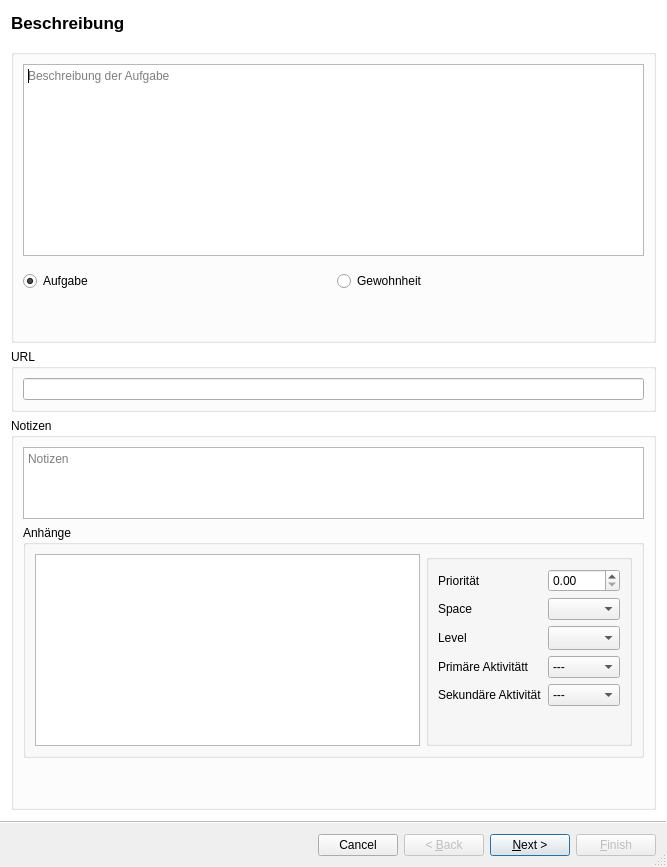
<?xml version="1.0" encoding="UTF-8"?>
<ui version="4.0">
 <class>Wizard</class>
 <widget class="QWizard" name="Wizard">
  <property name="geometry">
   <rect>
    <x>0</x>
    <y>0</y>
    <width>667</width>
    <height>833</height>
   </rect>
  </property>
  <property name="windowTitle">
   <string>Bearbeite Aufgabe</string>
  </property>
  <property name="sizeGripEnabled">
   <bool>true</bool>
  </property>
  <property name="modal">
   <bool>true</bool>
  </property>
  <property name="wizardStyle">
   <enum>QWizard::ModernStyle</enum>
  </property>
  <property name="options">
   <set>QWizard::CancelButtonOnLeft|QWizard::HaveFinishButtonOnEarlyPages|QWizard::HaveNextButtonOnLastPage</set>
  </property>
  <widget class="QWizardPage" name="page_basics">
   <property name="title">
    <string>Beschreibung</string>
   </property>
   <layout class="QVBoxLayout" name="verticalLayout_2">
    <item>
     <widget class="QGroupBox" name="groupBox">
      <property name="sizePolicy">
       <sizepolicy hsizetype="Preferred" vsizetype="MinimumExpanding">
        <horstretch>0</horstretch>
        <verstretch>0</verstretch>
       </sizepolicy>
      </property>
      <property name="title">
       <string/>
      </property>
      <layout class="QVBoxLayout" name="verticalLayout">
       <item>
        <widget class="QPlainTextEdit" name="desc">
         <property name="sizePolicy">
          <sizepolicy hsizetype="Expanding" vsizetype="Fixed">
           <horstretch>0</horstretch>
           <verstretch>0</verstretch>
          </sizepolicy>
         </property>
         <property name="maximumSize">
          <size>
           <width>16777215</width>
           <height>500</height>
          </size>
         </property>
         <property name="mouseTracking">
          <bool>true</bool>
         </property>
         <property name="tabletTracking">
          <bool>true</bool>
         </property>
         <property name="autoFillBackground">
          <bool>true</bool>
         </property>
         <property name="frameShadow">
          <enum>QFrame::Plain</enum>
         </property>
         <property name="verticalScrollBarPolicy">
          <enum>Qt::ScrollBarAlwaysOff</enum>
         </property>
         <property name="horizontalScrollBarPolicy">
          <enum>Qt::ScrollBarAlwaysOff</enum>
         </property>
         <property name="tabChangesFocus">
          <bool>true</bool>
         </property>
         <property name="textInteractionFlags">
          <set>Qt::TextEditorInteraction</set>
         </property>
         <property name="backgroundVisible">
          <bool>false</bool>
         </property>
         <property name="centerOnScroll">
          <bool>false</bool>
         </property>
         <property name="placeholderText">
          <string>Beschreibung der Aufgabe</string>
         </property>
        </widget>
       </item>
       <item>
        <layout class="QHBoxLayout" name="horizontalLayout_3">
         <property name="topMargin">
          <number>9</number>
         </property>
         <item>
          <widget class="QRadioButton" name="is_task">
           <property name="text">
            <string>Aufgabe</string>
           </property>
           <property name="checked">
            <bool>true</bool>
           </property>
           <attribute name="buttonGroup">
            <string notr="true">task_or_habit</string>
           </attribute>
          </widget>
         </item>
         <item>
          <widget class="QRadioButton" name="is_habit">
           <property name="text">
            <string>Gewohnheit</string>
           </property>
           <attribute name="buttonGroup">
            <string notr="true">task_or_habit</string>
           </attribute>
          </widget>
         </item>
        </layout>
       </item>
       <item>
        <spacer name="verticalSpacer_2">
         <property name="orientation">
          <enum>Qt::Vertical</enum>
         </property>
         <property name="sizeHint" stdset="0">
          <size>
           <width>20</width>
           <height>40</height>
          </size>
         </property>
        </spacer>
       </item>
      </layout>
     </widget>
    </item>
    <item>
     <widget class="QGroupBox" name="groupBox_7">
      <property name="title">
       <string>URL</string>
      </property>
      <layout class="QVBoxLayout" name="verticalLayout_5">
       <item>
        <widget class="QLineEdit" name="url"/>
       </item>
      </layout>
     </widget>
    </item>
    <item>
     <widget class="QGroupBox" name="groupBox_5">
      <property name="sizePolicy">
       <sizepolicy hsizetype="Preferred" vsizetype="MinimumExpanding">
        <horstretch>0</horstretch>
        <verstretch>0</verstretch>
       </sizepolicy>
      </property>
      <property name="title">
       <string>Notizen</string>
      </property>
      <layout class="QVBoxLayout" name="verticalLayout_3">
       <item>
        <widget class="QPlainTextEdit" name="notes">
         <property name="sizePolicy">
          <sizepolicy hsizetype="Expanding" vsizetype="Maximum">
           <horstretch>0</horstretch>
           <verstretch>0</verstretch>
          </sizepolicy>
         </property>
         <property name="sizeAdjustPolicy">
          <enum>QAbstractScrollArea::AdjustToContentsOnFirstShow</enum>
         </property>
         <property name="textInteractionFlags">
          <set>Qt::LinksAccessibleByKeyboard|Qt::LinksAccessibleByMouse|Qt::TextBrowserInteraction|Qt::TextEditable|Qt::TextEditorInteraction|Qt::TextSelectableByKeyboard|Qt::TextSelectableByMouse</set>
         </property>
         <property name="placeholderText">
          <string>Notizen</string>
         </property>
        </widget>
       </item>
       <item>
        <widget class="QGroupBox" name="groupBox_6">
         <property name="sizePolicy">
          <sizepolicy hsizetype="Preferred" vsizetype="MinimumExpanding">
           <horstretch>0</horstretch>
           <verstretch>0</verstretch>
          </sizepolicy>
         </property>
         <property name="title">
          <string>Anhänge</string>
         </property>
         <layout class="QHBoxLayout" name="horizontalLayout">
          <item>
           <widget class="QListView" name="attachments">
            <property name="sizePolicy">
             <sizepolicy hsizetype="Expanding" vsizetype="Minimum">
              <horstretch>0</horstretch>
              <verstretch>0</verstretch>
             </sizepolicy>
            </property>
           </widget>
          </item>
          <item>
           <widget class="QGroupBox" name="groupBox_9">
            <property name="sizePolicy">
             <sizepolicy hsizetype="Preferred" vsizetype="MinimumExpanding">
              <horstretch>0</horstretch>
              <verstretch>0</verstretch>
             </sizepolicy>
            </property>
            <property name="title">
             <string/>
            </property>
            <layout class="QFormLayout" name="formLayout_2">
             <item row="0" column="0">
              <widget class="QLabel" name="label">
               <property name="text">
                <string>Priorität</string>
               </property>
               <property name="buddy">
                <cstring>priority</cstring>
               </property>
              </widget>
             </item>
             <item row="0" column="1">
              <widget class="QDoubleSpinBox" name="priority"/>
             </item>
             <item row="1" column="1">
              <widget class="QComboBox" name="space">
               <property name="enabled">
                <bool>true</bool>
               </property>
               <property name="currentText">
                <string/>
               </property>
               <property name="insertPolicy">
                <enum>QComboBox::NoInsert</enum>
               </property>
               <property name="frame">
                <bool>true</bool>
               </property>
               <property name="modelColumn">
                <number>0</number>
               </property>
              </widget>
             </item>
             <item row="1" column="0">
              <widget class="QLabel" name="label_3">
               <property name="text">
                <string>Space</string>
               </property>
               <property name="buddy">
                <cstring>space</cstring>
               </property>
              </widget>
             </item>
             <item row="3" column="1">
              <widget class="QComboBox" name="level">
               <property name="enabled">
                <bool>true</bool>
               </property>
               <property name="sizePolicy">
                <sizepolicy hsizetype="Preferred" vsizetype="Fixed">
                 <horstretch>0</horstretch>
                 <verstretch>0</verstretch>
                </sizepolicy>
               </property>
               <property name="currentText">
                <string/>
               </property>
               <property name="currentIndex">
                <number>-1</number>
               </property>
               <property name="sizeAdjustPolicy">
                <enum>QComboBox::AdjustToMinimumContentsLengthWithIcon</enum>
               </property>
               <property name="frame">
                <bool>true</bool>
               </property>
              </widget>
             </item>
             <item row="3" column="0">
              <widget class="QLabel" name="label_4">
               <property name="text">
                <string>Level</string>
               </property>
               <property name="buddy">
                <cstring>level</cstring>
               </property>
              </widget>
             </item>
             <item row="4" column="1">
              <widget class="QComboBox" name="activity">
               <item>
                <property name="text">
                 <string>---</string>
                </property>
               </item>
              </widget>
             </item>
             <item row="4" column="0">
              <widget class="QLabel" name="label_5">
               <property name="text">
                <string>Primäre Aktivitätt</string>
               </property>
               <property name="buddy">
                <cstring>activity</cstring>
               </property>
              </widget>
             </item>
             <item row="5" column="0">
              <widget class="QLabel" name="label_6">
               <property name="text">
                <string>Sekundäre Aktivität</string>
               </property>
               <property name="buddy">
                <cstring>secondary_activity</cstring>
               </property>
              </widget>
             </item>
             <item row="5" column="1">
              <widget class="QComboBox" name="secondary_activity">
               <property name="currentText">
                <string>---</string>
               </property>
               <property name="currentIndex">
                <number>0</number>
               </property>
               <item>
                <property name="text">
                 <string>---</string>
                </property>
               </item>
              </widget>
             </item>
            </layout>
           </widget>
          </item>
         </layout>
        </widget>
       </item>
       <item>
        <spacer name="verticalSpacer">
         <property name="orientation">
          <enum>Qt::Vertical</enum>
         </property>
         <property name="sizeHint" stdset="0">
          <size>
           <width>20</width>
           <height>40</height>
          </size>
         </property>
        </spacer>
       </item>
      </layout>
     </widget>
    </item>
   </layout>
  </widget>
  <widget class="QWizardPage" name="dependencies">
   <layout class="QGridLayout" name="gridLayout">
    <item row="2" column="0" colspan="2">
     <widget class="QGroupBox" name="dependency">
      <property name="enabled">
       <bool>true</bool>
      </property>
      <property name="sizePolicy">
       <sizepolicy hsizetype="Preferred" vsizetype="MinimumExpanding">
        <horstretch>0</horstretch>
        <verstretch>0</verstretch>
       </sizepolicy>
      </property>
      <property name="title">
       <string/>
      </property>
      <layout class="QGridLayout" name="gridLayout_2">
       <item row="4" column="0">
        <widget class="QTableWidget" name="task_dependency_table">
         <property name="sizePolicy">
          <sizepolicy hsizetype="MinimumExpanding" vsizetype="MinimumExpanding">
           <horstretch>0</horstretch>
           <verstretch>0</verstretch>
          </sizepolicy>
         </property>
         <property name="editTriggers">
          <set>QAbstractItemView::NoEditTriggers</set>
         </property>
         <property name="tabKeyNavigation">
          <bool>false</bool>
         </property>
         <property name="showDropIndicator" stdset="0">
          <bool>false</bool>
         </property>
         <property name="dragDropOverwriteMode">
          <bool>false</bool>
         </property>
         <property name="selectionMode">
          <enum>QAbstractItemView::MultiSelection</enum>
         </property>
         <property name="selectionBehavior">
          <enum>QAbstractItemView::SelectRows</enum>
         </property>
         <property name="sortingEnabled">
          <bool>true</bool>
         </property>
         <property name="wordWrap">
          <bool>false</bool>
         </property>
         <attribute name="verticalHeaderVisible">
          <bool>false</bool>
         </attribute>
         <column>
          <property name="text">
           <string>do</string>
          </property>
          <property name="font">
           <font>
            <weight>75</weight>
            <bold>true</bold>
           </font>
          </property>
         </column>
         <column>
          <property name="text">
           <string>space</string>
          </property>
          <property name="font">
           <font>
            <weight>75</weight>
            <bold>true</bold>
           </font>
          </property>
         </column>
         <column>
          <property name="text">
           <string>level</string>
          </property>
          <property name="font">
           <font>
            <weight>75</weight>
            <bold>true</bold>
           </font>
          </property>
         </column>
         <column>
          <property name="text">
           <string>activity</string>
          </property>
          <property name="font">
           <font>
            <weight>75</weight>
            <bold>true</bold>
           </font>
          </property>
         </column>
         <column>
          <property name="text">
           <string>deadline</string>
          </property>
          <property name="font">
           <font>
            <weight>75</weight>
            <bold>true</bold>
           </font>
          </property>
         </column>
        </widget>
       </item>
       <item row="0" column="0">
        <layout class="QHBoxLayout" name="horizontalLayout_2">
         <property name="topMargin">
          <number>10</number>
         </property>
         <item>
          <widget class="QRadioButton" name="is_subtask_of">
           <property name="text">
            <string>ist Subtask von</string>
           </property>
           <property name="checked">
            <bool>true</bool>
           </property>
           <attribute name="buttonGroup">
            <string notr="true">task_dependency</string>
           </attribute>
          </widget>
         </item>
         <item>
          <widget class="QRadioButton" name="is_depending_on">
           <property name="text">
            <string>hängt von Aufgabe ab</string>
           </property>
           <attribute name="buttonGroup">
            <string notr="true">task_dependency</string>
           </attribute>
          </widget>
         </item>
        </layout>
       </item>
      </layout>
     </widget>
    </item>
    <item row="0" column="0">
     <widget class="QGroupBox" name="groupBox_8">
      <property name="sizePolicy">
       <sizepolicy hsizetype="Preferred" vsizetype="MinimumExpanding">
        <horstretch>0</horstretch>
        <verstretch>0</verstretch>
       </sizepolicy>
      </property>
      <property name="title">
       <string/>
      </property>
      <widget class="QDateTimeEdit" name="deadline">
       <property name="enabled">
        <bool>false</bool>
       </property>
       <property name="geometry">
        <rect>
         <x>50</x>
         <y>30</y>
         <width>241</width>
         <height>30</height>
        </rect>
       </property>
       <property name="sizePolicy">
        <sizepolicy hsizetype="Minimum" vsizetype="Fixed">
         <horstretch>1</horstretch>
         <verstretch>0</verstretch>
        </sizepolicy>
       </property>
       <property name="date">
        <date>
         <year>2021</year>
         <month>1</month>
         <day>1</day>
        </date>
       </property>
       <property name="time">
        <time>
         <hour>0</hour>
         <minute>0</minute>
         <second>0</second>
        </time>
       </property>
       <property name="maximumDateTime">
        <datetime>
         <hour>23</hour>
         <minute>59</minute>
         <second>59</second>
         <year>9999</year>
         <month>12</month>
         <day>31</day>
        </datetime>
       </property>
       <property name="currentSection">
        <enum>QDateTimeEdit::YearSection</enum>
       </property>
       <property name="calendarPopup">
        <bool>true</bool>
       </property>
      </widget>
      <widget class="QCheckBox" name="deadline_active">
       <property name="geometry">
        <rect>
         <x>20</x>
         <y>0</y>
         <width>101</width>
         <height>17</height>
        </rect>
       </property>
       <property name="text">
        <string>Deadline</string>
       </property>
       <property name="tristate">
        <bool>false</bool>
       </property>
      </widget>
      <widget class="QLabel" name="label_2">
       <property name="geometry">
        <rect>
         <x>70</x>
         <y>140</y>
         <width>181</width>
         <height>16</height>
        </rect>
       </property>
       <property name="text">
        <string>Erwarteter Arbeitsaufwand [min]</string>
       </property>
      </widget>
      <widget class="QDoubleSpinBox" name="doubleSpinBox">
       <property name="geometry">
        <rect>
         <x>110</x>
         <y>220</y>
         <width>62</width>
         <height>22</height>
        </rect>
       </property>
      </widget>
     </widget>
    </item>
    <item row="0" column="1">
     <widget class="QGroupBox" name="groupBox_12">
      <property name="title">
       <string>Hängt ab von der Gruppe</string>
      </property>
      <widget class="QComboBox" name="depend_on_group">
       <property name="geometry">
        <rect>
         <x>30</x>
         <y>20</y>
         <width>69</width>
         <height>22</height>
        </rect>
       </property>
      </widget>
     </widget>
    </item>
   </layout>
  </widget>
 </widget>
 <resources/>
 <connections/>
 <buttongroups>
  <buttongroup name="task_dependency"/>
  <buttongroup name="task_or_habit"/>
 </buttongroups>
</ui>
